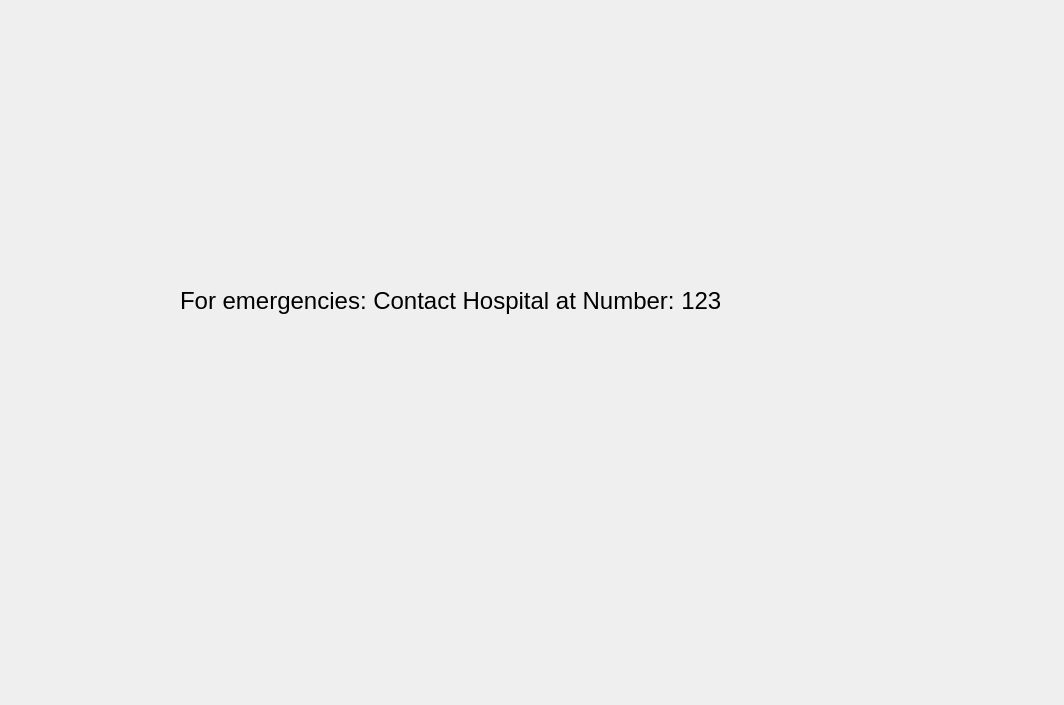
<?xml version="1.0" encoding="UTF-8"?>
<ui version="4.0">
 <class>Emergency</class>
 <widget class="QDialog" name="Emergency">
  <property name="geometry">
   <rect>
    <x>0</x>
    <y>0</y>
    <width>1064</width>
    <height>705</height>
   </rect>
  </property>
  <property name="palette">
   <palette>
    <active/>
    <inactive/>
    <disabled/>
   </palette>
  </property>
  <property name="windowTitle">
   <string>Dialog</string>
  </property>
  <widget class="QLabel" name="label">
   <property name="geometry">
    <rect>
     <x>180</x>
     <y>210</y>
     <width>731</width>
     <height>181</height>
    </rect>
   </property>
   <property name="font">
    <font>
     <pointsize>18</pointsize>
    </font>
   </property>
   <property name="text">
    <string>For emergencies: Contact Hospital at Number: 123</string>
   </property>
  </widget>
 </widget>
 <resources/>
 <connections/>
</ui>
